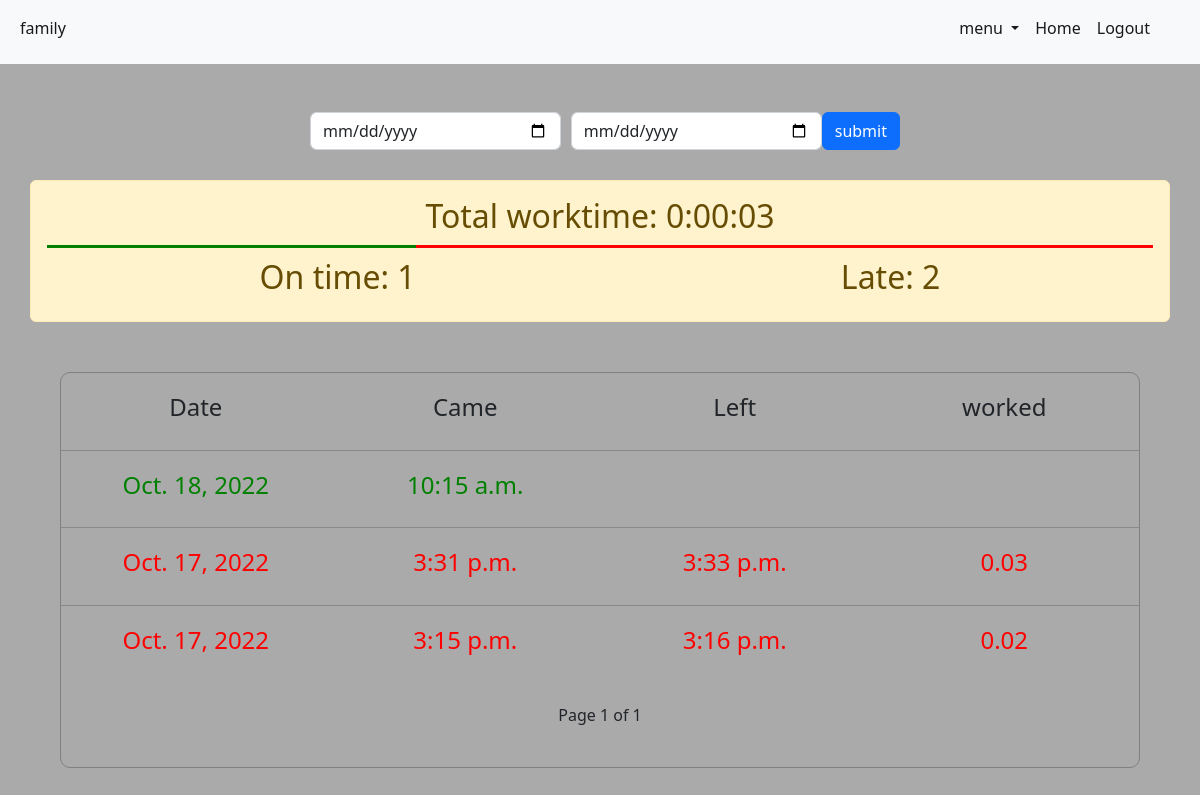
/accounts/company/test1/1/ (signed in), run on the app's committed database.
### accounts/models.py (models this page shows)
class CustomUser(AbstractUser):
    is_member = models.BooleanField("member status", default=False)
    is_company = models.BooleanField("company status", default=False)
    objects = CustomUserManager()

class WorkTime(models.Model):
    flag = models.BooleanField(default=False)
    start_time = models.TimeField(null=True)
    end_time = models.TimeField(null=True)
    company_id = models.ForeignKey(Company, on_delete=models.CASCADE)
    member_id = models.ForeignKey(Member, on_delete=models.CASCADE)
    created_at = models.DateField(auto_now=True)
    worked = models.FloatField(null=True)
    on_time = models.BooleanField(null=True)

### accounts/permissions.py (the view)
		def wrapper_func(request, *args, **kwargs):
			if request.user.is_member or request.user.is_company:
				return view_func(request, *args, **kwargs)
			else:
				raise PermissionDenied

### accounts/permissions.py (called while the page is built)
def member_or_company_allowed():
	def decorator(view_func):
		def wrapper_func(request, *args, **kwargs):
			if request.user.is_member or request.user.is_company:
				return view_func(request, *args, **kwargs)
			else:
				raise PermissionDenied
		return wrapper_func
	return decorator

### accounts/services.py (called while the page is built)
def see_user_stats(member, request, page):
    dt = datetime.datetime.today().month
    if request.method == "POST":
        start_time = request.POST.get('start_time')
        end_time = request.POST.get('end_time')
        data = WorkTime.objects.filter(member_id=member, created_at__gte=start_time, created_at__lte=end_time)
    else:
        data = WorkTime.objects.filter(member_id=member, created_at__month=dt)
    context = {
        "totalTime": 0,
        "ontime": 0,
        "late": 0,
        "member": member
    }
    return fill_context_user_stat(context, data, page)

def fill_context_user_stat(context, data, page):
    for each in data:
        if each.on_time:
            context["ontime"] += 1
        else:
            context["late"] += 1
        try:
            context["totalTime"] += each.worked
        except:
            pass
    context["totalTime"] = datetime.timedelta(seconds=round(context["totalTime"] * 60))
    data = data[::-1]
    paginator = Paginator(data, 5)
    try:
        data = paginator.page(page)
    except EmptyPage:
        data = paginator.page(paginator.num_pages)
    context["data"] = data
    return context

### accounts/views.py (called while the page is built)
@member_or_company_allowed()
def seeUserStats(request, user, page=1):
    member = Member.objects.get(member__username=user)
    context = see_user_stats(member, request, page)
    return render(request, "accounts/userStat.html", context)

### accounts/templates/accounts/userStat.html (shortened to what this page needs)
{% extends 'accounts/base.html' %}
{% load static %}
{% block content %}
<div class="mt-5">
    <form action="" method="POST">
        <div class="dateFormMain">
            <input id="startDate" class="form-control" type="date" name="start_time"/>
            <input id="startDate" class="form-control" type="date" name="end_time"/>
            <button type="submit" class="btn btn-primary">submit</button>
        </div>
    </form>
</div>
<div class="userStats container alert alert-warning">
    <h2 class="title-user-stat">Total worktime: {{ totalTime }}</h2>
    <div class="user-stat-line">
        <div class="user-line" id="on_time_line" ></div>
        <div class="user-line" id="late_line" ></div>
    </div>
    <div class="user-attendance">
        <h2>On time: <span id="on_time">{{ ontime }}</span></h2>
        <h2>Late: <span id="late">{{ late }}</span></h2>
    </div>
</div>
<div class="user_stats_main">
    <div class="user_stat">
        <div class="stat_main"><h4>Date</h4></div>
        <div class="stat_main"><h4>Came</h4></div>
        <div class="stat_main"><h4>Left</h4></div>
        <div class="stat_main"><h4>worked</h4></div>
    </div>
    {% for each in data %}
    <hr>
    {% if each.on_time %}
        <div style="color: green;" class="user_stat">
            <div class="stat_main">
                <h4>{{ each.created_at }}</h4>
            </div>
            <div class="stat_main">
                <h4>{{ each.start_time  }}</h4>
            </div>
            <div class="stat_main">
            </div>
            <div class="stat_main">
            </div>
        </div>
    {% else %}
        <div style="color: red;" class="user_stat">
            <div class="stat_main">
                <h4>{{ each.created_at }}</h4>
            </div>
            <div class="stat_main">
                <h4>{{ each.start_time  }}</h4>
            </div>
            <div class="stat_main">
                {% if each.end_time %}
                    <h4>{{ each.end_time }}</h4>
                {% endif %}
            </div>
            <div class="stat_main">
                {% if each.worked %}
                    <h4>{{ each.worked }}</h4>
                {% endif %}
            </div>
        </div>
    {% endif %}
    {% endfor %}
    <div class='pagination justify-content-center'>
        <span class='mx-4'>
        Page {{ data.number }} of {{ data.paginator.num_pages }}
        </span>
    </div>
</div>
{% endblock %}

### accounts/templates/accounts/base.html (shortened to what this page needs)
{% load static %}
<!DOCTYPE html>
<html lang="en">
<head>
    <link rel="stylesheet" href="{% static 'css/style.css' %}">
    <link href="https://cdn.jsdelivr.net/npm/bootstrap@5.2.2/dist/css/bootstrap.min.css" rel="stylesheet">
    <link rel="stylesheet" href="https://cdn.jsdelivr.net/npm/bootstrap-icons@1.9.1/font/bootstrap-icons.css">
</head>
<body>
    <nav class="navbar navbar-expand-lg navbar-light bg-light">
        <div class="container-fluid">
          <div class="collapse navbar-collapse" id="navbarSupportedContent">
            <ul class="navbar-nav me-auto mb-2 ">
              {% if request.user.is_authenticated and request.user.is_superuser %}
                <li class="nav-item">
                  <a class="nav-link active" href="#">Admin: {{ request.user }}</a>
                </li>
              {% elif request.user.is_authenticated %}
                <li class="nav-item">
                  <a class="nav-link active" href="#">{{ request.user }}</a>
                </li>
              {% endif %}
            </ul>
            <ul class="navbar-nav mb-2 nav-right-main">
              <div class="nav-right">
                {% if request.user.is_authenticated and request.user.is_member %}
                  <li class="nav-item">
                      <a class="nav-link active" aria-current="page" href="{% url 'UserProfileRedirectPage' %}">Home</a>
                  </li>
                  <li class="nav-item">
                      <a class="nav-link active" href="{% url 'logout' %}">Logout</a>
                {% elif request.user.is_authenticated and request.user.is_company %}
                    <li class="nav-item dropdown">
                      <a class="nav-link dropdown-toggle active" href="#" id="navbarDropdown" role="button" data-bs-toggle="dropdown" aria-expanded="false">
                        menu
                      </a>
                    </li>
                    <li class="nav-item">
                      <a class="nav-link active" aria-current="page" href="{% url 'UserProfileRedirectPage' %}">Home</a>
                    </li>
                      <li class="nav-item">
                        <a class="nav-link active" href="{% url 'logout' %}">Logout</a>
                {% else %}
                      <a class="nav-link active" href="{% url 'login' %}">Login</a>
                  </li>
                {% endif %}
              </div>
            </ul>
          </div>
        </div>
      </nav>
    {% block content %} {% endblock %}
</body>
</html>

### static/css/style.css (style rules this page uses)
body { background-color: #aaaaaa !important; overflow-x: hidden; }
a { color: blue; text-decoration: none !important; }
.nav-right { display: flex; }
.nav-right-main { margin-right: 30px; }
.user_stats_main { width: 90%; border: 1px solid grey; border-radius: 10px; margin: 0 auto; margin-top: 50px; }
.user_stat { display: flex; justify-content: space-evenly; margin: 20px 0; }
.stat_main { display: flex; justify-content: center; width: 100%; text-align: center; }
.userStats { margin-top: 30px; }
.pagination { margin: 40px 0; }
.user-attendance { display: flex; justify-content: space-around; }
.user-stat-line { width: 100%; margin-bottom: 10px; background-color: black; height: 3px; display: flex; justify-content: space-between; }
#on_time_line { background-color: green; height: 3px; }
#late_line { background-color: red; height: 3px; }
.title-user-stat { text-align: center; margin-bottom: 10px; }
.dateFormMain { margin-top: 30px; width: 50%; margin: 0 auto; display: flex; justify-content: center; }
.dateFormMain input { margin-left: 10px; }

### data on the page
CustomUser: user "family"
WorkTime: created_at "Oct. 18, 2022", start_time "10:15 a.m."
WorkTime: created_at "Oct. 17, 2022", start_time "3:31 p.m.", end_time "3:33 p.m.", worked "0.03"
WorkTime: created_at "Oct. 17, 2022", start_time "3:15 p.m.", end_time "3:16 p.m.", worked "0.02"

### other printed values
{{ totalTime }} "0:00:03"
{{ ontime }} "1"
{{ late }} "2"
{{ data.number }} "1"
{{ data.paginator.num_pages }} "1"
